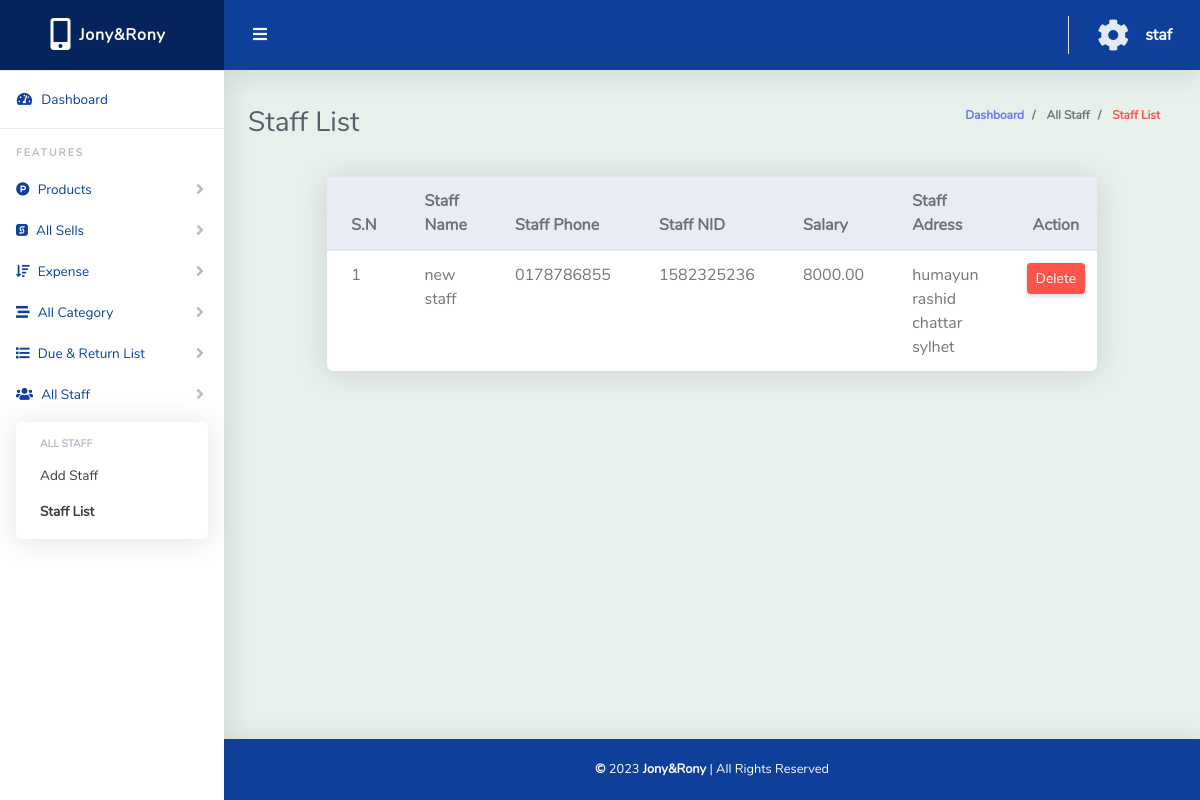
The page /staff_list.php (signed in) on the database its author committed.
### tables this page shows
CREATE TABLE `tbl_staff` (
  `staff_id` int(11) NOT NULL,
  `staff_name` varchar(32) NOT NULL,
  `staff_num` varchar(14) NOT NULL,
  `staff_nid` int(18) NOT NULL,
  `staff_salary` float(20,2) NOT NULL,
  `staff_address` varchar(255) NOT NULL
);

### classes/allstaf.php (called while the page is built, shortened)
<?php
$filepath = realpath(dirname(__FILE__));
include_once($filepath . '/../lib/Database.php');
include_once($filepath . '/../lib/Query.php');
class Allstaf
{
    private $qu;
    public function __construct()
    {
        $this->qu = new Query();
    }
    public function getAllstf()
    {
        $query = "SELECT * FROM tbl_staff ORDER BY staff_id asc";
        $result = $this->qu->select($query);
        return $result;
    }
}

### lib/Database.php (called while the page is built, shortened)
<?php
class Database
{
	public $host   = DB_HOST;
	public $user   = DB_USER;
	public $pass   = DB_PASS;
	public $dbname = DB_NAME;
	private function connectDB()
	{
		$this->link = new mysqli($this->host, $this->user, $this->pass, $this->dbname);
	}
}

### lib/Query.php (called while the page is built, shortened)
<?php
$filepath = realpath(dirname(__FILE__));
include_once($filepath . '/Database.php');
class Query extends Database{
	public function select($query)
	{
		$result = $this->link->query($query) or die($this->link->error . __LINE__);
		if ($result->num_rows > 0) {
			return $result;
		} else {
			return false;
		}
	}
}
?>

### staff_list.php (the view)
<?php
$filepath = realpath(dirname(__FILE__));
include_once($filepath . '/inc/header.php');
?>
<div class="container-fluid" id="container-wrapper">
    <div class="d-sm-flex align-items-center justify-content-between mb-4">
        <h1 class="h3 mb-0 text-gray-800">Staff List</h1>
        <ol class="breadcrumb">
            <li class="breadcrumb-item">
                <a href="dashboard.php" class="text-decoration-none">Dashboard</a>
            </li>
            <li class="breadcrumb-item">
                All Staff
            </li>
            <li class="breadcrumb-item text-danger" aria-current="page">
                Staff List
            </li>
        </ol>
    </div>
    <div class="row">
        <div class="col-lg-1 mb-2"></div>
        <div class="col-lg-10 mb-2">
            <div class="card">
                <div class="table-responsive">
                    <table class="table align-items-center table-flush">
                        <thead class="thead-light">
                            <tr>
                                <th>S.N</th>
                                <th>Staff Name</th>
                                <th>Staff Phone</th>
                                <th>Staff NID</th>
                                <th>Salary</th>
                                <th>Staff Adress</th>
                                <th class="text-center">Action</th>
                            </tr>
                        </thead>
                        <tbody>
                            <?php
                            $getstf = $stf->getAllstf();
                            if ($getstf) {
                                $i = 0;
                                while ($result = $getstf->fetch_assoc()) {
                                    $i++;
                            ?>
                                    <tr>
                                        <td><?php echo $i; ?></td>
                                        <td><?php echo $result['staff_name']; ?></td>
                                        <td><?php echo $result['staff_num']; ?></td>
                                        <td><?php echo $result['staff_nid']; ?></td>
                                        <td><?php echo $result['staff_salary']; ?></td>
                                        <td><?php echo $result['staff_address']; ?></td>
                                        <td class="text-center">
                                            <a onclick="return confirm('Are You Sure To Delete !');" href="?delstf=<?php echo $result['staff_id']; ?>" class="btn btn-sm btn-danger">Delete</a>
                                        </td>
                                    </tr>
                            <?php }
                            } ?>
                        </tbody>
                    </table>
                </div>
            </div>
        </div>
        <div class="col-lg-1 mb-2"></div>
    </div>
</div>
<?php
include_once($filepath . '/inc/footer.php');
?>

### rows shown on the page
tbl_staff: staff_name "new staff", staff_num "0178786855", staff_nid "1582325236", staff_salary "8000.00", staff_address "humayun rashid chattar sylhet"

### other values the page prints
Session::get("user") "staf"
